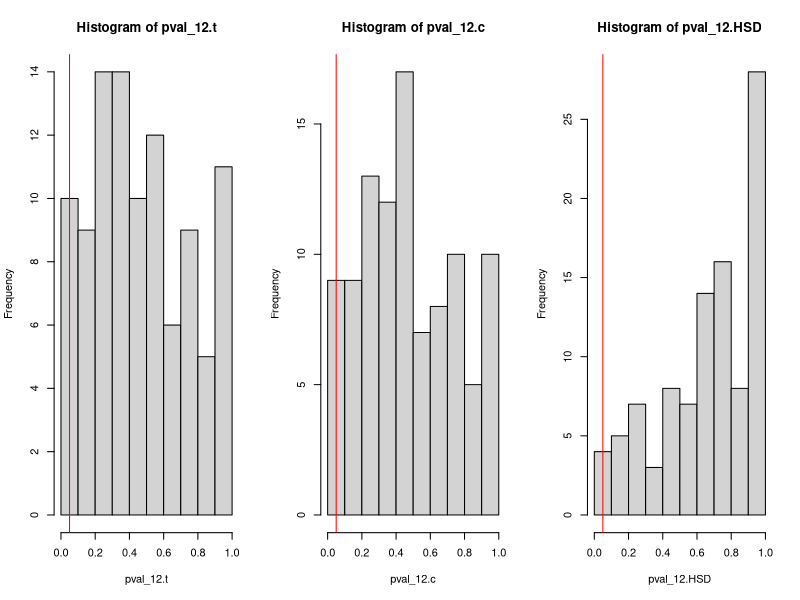
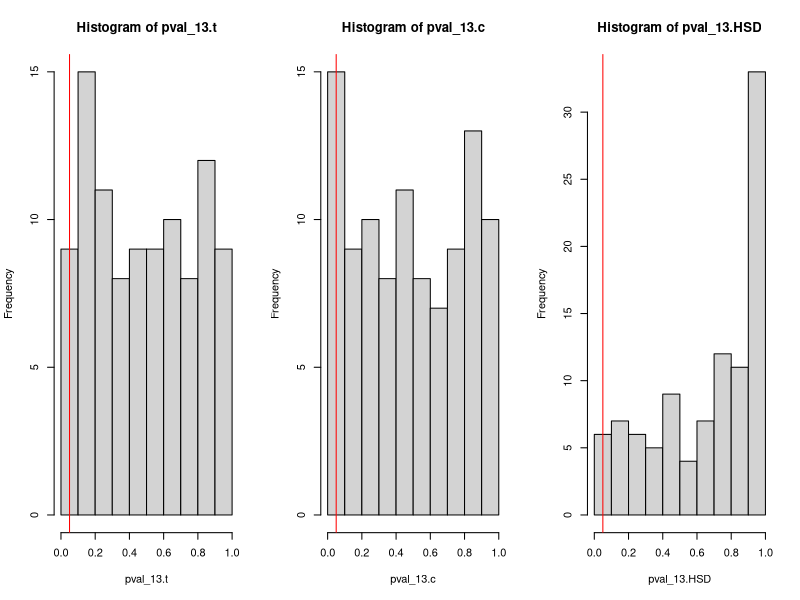
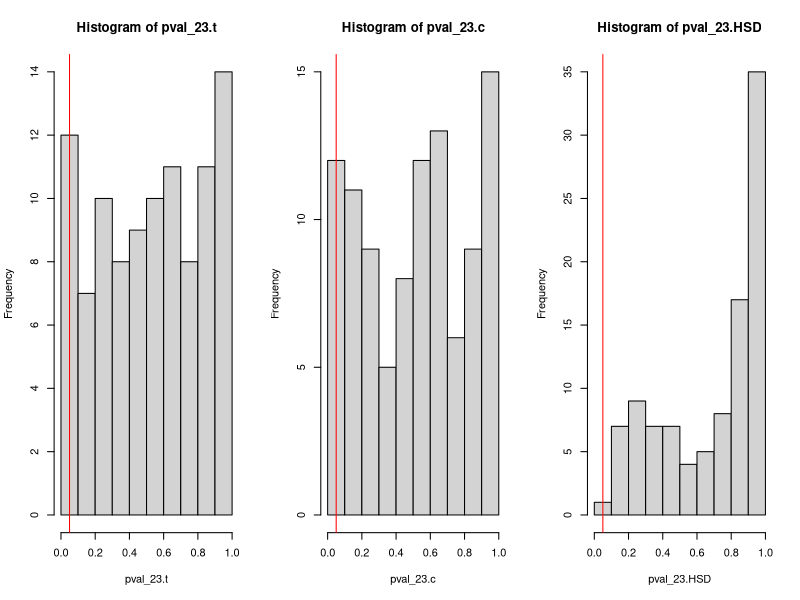

These figures' R source, in order:
#######################
# Section 7, Stat 139 #
#       ANOVA II      #
#      10/22/15       #
#    Reagan Rose      #
#######################

#### EXERCISE 1 ####
group1 = c(4,3.5,5,3,2)
group2 = c(3,2,0,2,2)
group3 = c(1,0,1,2,1)
means = c(mean(group1), mean(group2), mean(group3))
sds = c(sd(group1),sd(group2),sd(group3))
n=c(5,5,5)

vals = c(group1,group2,group3)
groups = c(rep(1,5), rep(2,5), rep(3,5))

# Run the ANOVA
data = data.frame(vals,groups)
model = aov(data$vals~factor(data$groups))
summary(model)

# Pairwise t-tests
t.test(group1,group2, pooled.var=T)$p.value*3
t.test(group1,group3, pooled.var=T)$p.value*3
t.test(group2,group3, pooled.var=T)$p.value*3

# Contrast tests
Sp2 = sum((n-1)*sds^2)/ (sum(n)-length(n))
df = sum(n)-length(n)

#Testing group 1 versus group 2
a = c(1,-1,0)
T_num = sum(a*means)
T_denom = sqrt(Sp2) * sqrt(sum(a^2/n))
T = T_num / T_denom
p.val = 2*(1-pt(T,df))

p.val*3

#Testing group 1 versus group 3
a = c(1,0,-1)
T_num = sum(a*means)
T_denom = sqrt(Sp2) * sqrt(sum(a^2/n))
T = T_num / T_denom
p.val = 2*(1-pt(T,df))

p.val*3

#Testing group 2 versus group 3
a = c(0,1,-1)
T_num = sum(a*means)
T_denom = sqrt(Sp2) * sqrt(sum(a^2/n))
T = T_num / T_denom
p.val = 2*(1-pt(T,df))

p.val*3

# Tukey's method
TukeyHSD(model) # the easiest way

# the harder way
numgroups = 3
nobs = 15
alpha = 0.05

q = qtukey(1-alpha,numgroups,nobs - numgroups)/sqrt(2)
alpha_tukey=2*(1-pt(q,df=nobs-numgroups))

# APPROXIMATION to the Tukey
t.test(group1,group2,pooled.var=T)$p.value
t.test(group1,group3,pooled.var=T)$p.value
t.test(group2,group3,pooled.var=T)$p.value

# the hardest way
nbar = mean(n)
nobs = 15
I = 3

t_obs1 = (means[1]-means[2])/sqrt(Sp2/nbar)
t_obs2 = (means[1]-means[3])/sqrt(Sp2/nbar)
t_obs3 = (means[2]-means[3])/sqrt(Sp2/nbar)

1-ptukey(t_obs1, I, nobs-I)
1-ptukey(t_obs2, I, nobs-I)
1-ptukey(t_obs3, I, nobs-I)



#### EXERCISE 2 ####

# Simulate some data

n.sim = 100

# Initalize some vectors where we'll put our simulation values
pval_12.t = pval_13.t = pval_23.t = c() #t-tests
pval_12.c = pval_13.c = pval_23.c = c() #contrast tests
pval_12.HSD = pval_13.HSD = pval_23.HSD = c() #Tukey's HSD

# Initialize all of our given numbers
alpha = 0.05
n = 15
numgroups = 3
numtests = choose(numgroups,2)
alpha_bonferroni = alpha / numtests

q = qtukey(1-alpha,numgroups,n - numgroups)/sqrt(2)
alpha_tukey=2*(1-pt(q,df=n-numgroups))

for (i in 1:n.sim){
# First we generate data from 3 groups
x1 = rnorm(5, mean=1, sd=1)
x2 = rnorm(5, mean=1, sd=1)
x3 = rnorm(5, mean=1, sd=1)

x = c(x1,x2,x3)
groups = rep(1:3, each=5)
k = 3

# Pairwise t-tests
alpha = 0.05
pval_12.t[i]=t.test(x1,x2,var.equal=T)$p.value #multiply by k to correct for multiple comparisons
pval_13.t[i]=t.test(x1,x3,var.equal=T)$p.value
pval_23.t[i]=t.test(x2,x3, var.equal=T)$p.value

# Contrast tests
means = c(mean(x1), mean(x2), mean(x3))
sds = c(sd(x1), sd(x2), sd(x3))
n = c(5,5,5)
Sp2 = sum((n-1)*sds^2)/ (sum(n)-length(n))
df = sum(n)-length(n)

a = c(1,-1,0)
T_num = sum(a*means)
T_denom = sqrt(Sp2) * sqrt(sum(a^2/n))
T = abs(T_num / T_denom)
pval_12.c[i] = 2*(1-pt(T,df))


a = c(1,0,-1)
T_num = sum(a*means)
T_denom = sqrt(Sp2) * sqrt(sum(a^2/n))
T = abs(T_num / T_denom)
pval_13.c[i] = 2*(1-pt(T,df))


a = c(0,1,-1)
T_num = sum(a*means)
T_denom = sqrt(Sp2) * sqrt(sum(a^2/n))
T = abs(T_num / T_denom)
pval_23.c[i] = 2*(1-pt(T,df))

# Tukey's HSD
model = aov(x~factor(groups))
tukeytest = TukeyHSD(model)
tukeytest_pvals = as.vector(tukeytest[[1]][,4])
pval_12.HSD[i]=tukeytest_pvals[1]
pval_13.HSD[i]=tukeytest_pvals[2]
pval_23.HSD[i]=tukeytest_pvals[3]
}

par(mfrow=c(1,3))
hist(pval_12.t)
abline(v=0.05, col="red")
hist(pval_12.c)
abline(v=0.05, col="red")
hist(pval_12.HSD)
abline(v=0.05, col="red")

# Compares Type I Error rate for mean difference between groups 1 and 2
mean(pval_12.t <= alpha_bonferroni)
mean(pval_12.c <= alpha_bonferroni)
mean(pval_12.HSD <= alpha)

par(mfrow=c(1,3))
hist(pval_13.t)
abline(v=0.05, col="red")
hist(pval_13.c)
abline(v=0.05, col="red")
hist(pval_13.HSD)
abline(v=0.05, col="red")

# Compares Type I Error rate for mean difference between groups 1 and 3
mean(pval_13.t <= alpha_bonferroni)
mean(pval_13.c <= alpha_bonferroni)
mean(pval_13.HSD <= alpha)



par(mfrow=c(1,3))
hist(pval_23.t)
abline(v=0.05, col="red")
hist(pval_23.c)
abline(v=0.05, col="red")
hist(pval_23.HSD)
abline(v=0.05, col="red")

# Compares Type I Error rate for mean difference between groups 2 and 3
mean(pval_23.t <= alpha_bonferroni)
mean(pval_23.c <= alpha_bonferroni)
mean(pval_23.HSD <= alpha)
par(mfrow=c(1,1))
